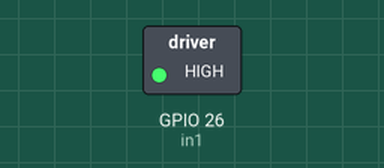
The program below on a simulated Raspberry Pi (BCM pin numbers). On the bench: switched loads named in the program (green lamp = pin HIGH).

Above: at 1.0 s.
At 3.0 s:
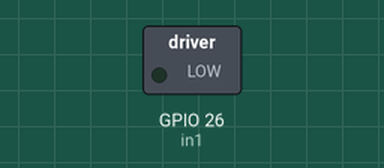
Timing chart, 0 to 5.2 s (numbered marks = the images above):
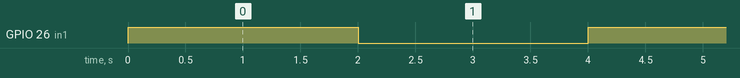

Measured:
- by itself, GPIO 26 (in1): alternates HIGH for 2.0 s and LOW for 2.0 s

The program:

led.py
```python
import RPi.GPIO as GPIO
import time

in1 = 26

GPIO.setmode(GPIO.BCM)


try:
	while True:
		GPIO.setup(in1,GPIO.OUT)
		GPIO.output(26,GPIO.HIGH)
		time.sleep(2)
		GPIO.cleanup(26)
		time.sleep(2)
except KeyboardInterrupt:
	GPIO.cleanup()


#import RPi.GPIO as GPIO
#import time

#control = [5,5.5,6,6.5,7,7.5,8,8.5,9,9.5,10]

#servo = 17

#GPIO.setmode(GPIO.BCM)

#GPIO.setup(servo,GPIO.OUT)
# in servo motor,
# 1ms pulse for 0 degree (LEFT)
# 1.5ms pulse for 90 degree (MIDDLE)
# 2ms pulse for 180 degree (RIGHT)

# so for 50hz, one frequency is 20ms
# duty cycle for 0 degree = (1/20)*100 = 5%
# duty cycle for 90 degree = (1.5/20)*100 = 7.5%
# duty cycle for 180 degree = (2/20)*100 = 10%

#p=GPIO.PWM(servo,50)# 50hz frequency

#p.start(2.5)# starting duty cycle ( it set the servo to 0 degree )


#try:
#	while True:
#		GPIO.output(17,GPIO.HIGH)
#		time.sleep(2)
#		GPIO.output(17,GPIO.LOW)
#except KeyboardInterrupt:
#	GPIO.cleanup()


#import RPi.GPIO as GPIO
#import time

#GPIO.setmode(GPIO.BCM)
#GPIO.setwarnings(False)
#pin = 15

#GPIO.setup(pin, GPIO.IN)

#print('Starting Motion Detector')
#time.sleep(2)

#try:
 #while True:
	# if GPIO.input(pin):
	#	 print("Motion Detected ",GPIO.input(pin))
	 #else:
		# print("No Motin")
#	 time.sleep(0.5)


#except KeyboardInterrupt:GPIO.cleanup();exit()
#import RPi.GPIO as gp,time
GPIO.cleanup()
#gp.setmode(gp.BCM)

#gp.setup(22,gp.OUT)

#for x in range(10):
 #gp.output(22,gp.HIGH)
 #time.sleep(0.2)
 #print('ff')
 #gp.output(22,gp.LOW)
 #time.sleep(0.2)

#gp.cleanup()
```
